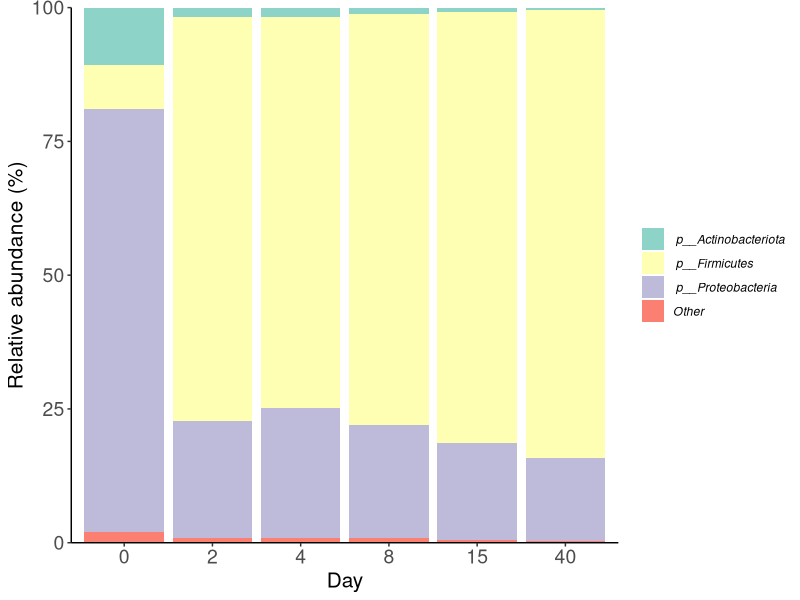

Write R code to recreate this figure.
## ---- chunk 1
#setting working direectory
setwd("~/Documents/github/coding_club/")

#install.packages("tidyverse")
library(tidyverse)
## ---- chunk 2
#| warning: false

counts <- read_tsv("raw_data/feature-table_ampli.tsv")

taxonomy <- read_tsv("raw_data/taxonomy_ampli.tsv")

metadata <-  read_tsv("raw_data/weight_ph_data.txt")
## ---- chunk 3
#| warning: false
taxonomy <- read_tsv("raw_data/taxonomy_ampli.tsv") %>% 
  rename(OTUID='Feature ID') %>%
  separate(Taxon,
           into=c("superkingdom", "phylum", "class", "order", "family", "genus", "species"),
           sep = ";")

head(taxonomy)
## ---- chunk 4
#| warning: false
mean_rel <- counts %>% 
  pivot_longer(-OTUID,
               names_to = "sample",
               values_to = "counts") %>%
  inner_join(metadata, by=c("sample"="Sample")) %>% 
  select(OTUID, sample, counts, Day)

head(mean_rel)
## ---- chunk 5
#| warning: false

mean_rel <- mean_rel %>% 
  inner_join(taxonomy, by="OTUID") %>% 
  group_by(sample, Day, phylum) %>% 
  summarise(counts=sum(counts),
            .groups = "drop") %>% 
  group_by(sample) %>% 
  mutate(rel_abund = 100*(counts/sum(counts))) %>% 
  group_by(Day, phylum) %>%
  summarise(mean_rel =mean(rel_abund),
            .groups = "drop")
## ---- chunk 6
#| warning: false

taxon_pool <- mean_rel %>%
  group_by(phylum) %>%
  summarise(pool = max(mean_rel) < 5,
            mean=mean(mean_rel),
            .groups = "drop")  

head(taxon_pool)
## ---- chunk 7
pool_mean_rel <- inner_join(taxon_pool, mean_rel, by="phylum") %>%
  mutate(phylum=if_else(pool, "Other", phylum)) %>%
  group_by(Day, phylum) %>%
  summarise(mean_rel=sum(mean_rel),
            mean =sum(mean),
            .groups ="drop") %>%
  mutate(genus=factor(phylum),
         genus=fct_reorder(phylum, mean,
                           .desc = TRUE))
## ---- chunk 8
bar_colors <- c('#8dd3c7','#ffffb3','#bebada','#fb8072','#80b1d3','#fdb462',
                '#b3de69','#fccde5','#d9d9d9','#bc80bd')
## ---- chunk 9

  pool_mean_rel %>% 
    ggplot(aes(x=factor(Day,
                      levels = c(0,2,4,8,15,40)),
             y=mean_rel,
             fill=phylum)) +
  geom_col() +
  scale_y_continuous(expand = c(0,0)) +
  scale_fill_manual(values=bar_colors) + 
  labs(x="Day",
       y="Relative abundance (%)") +
  theme_classic() +
  theme(legend.title = element_blank(),
        legend.text = element_text(face = "italic"),
        axis.text = element_text(size = 14),
        axis.title = element_text(size = 15))
